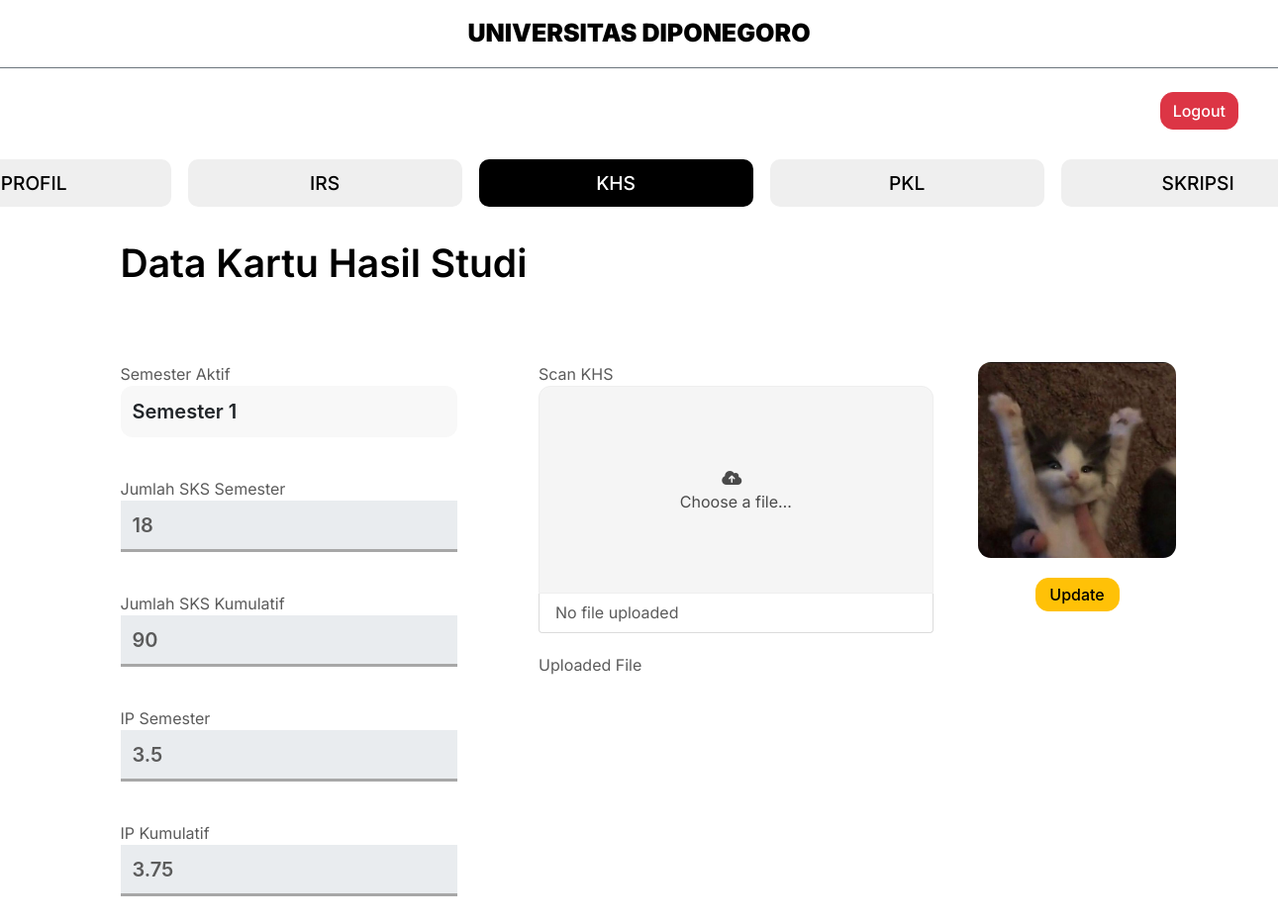
Before: /srs4.php (signed in) with the older database file.
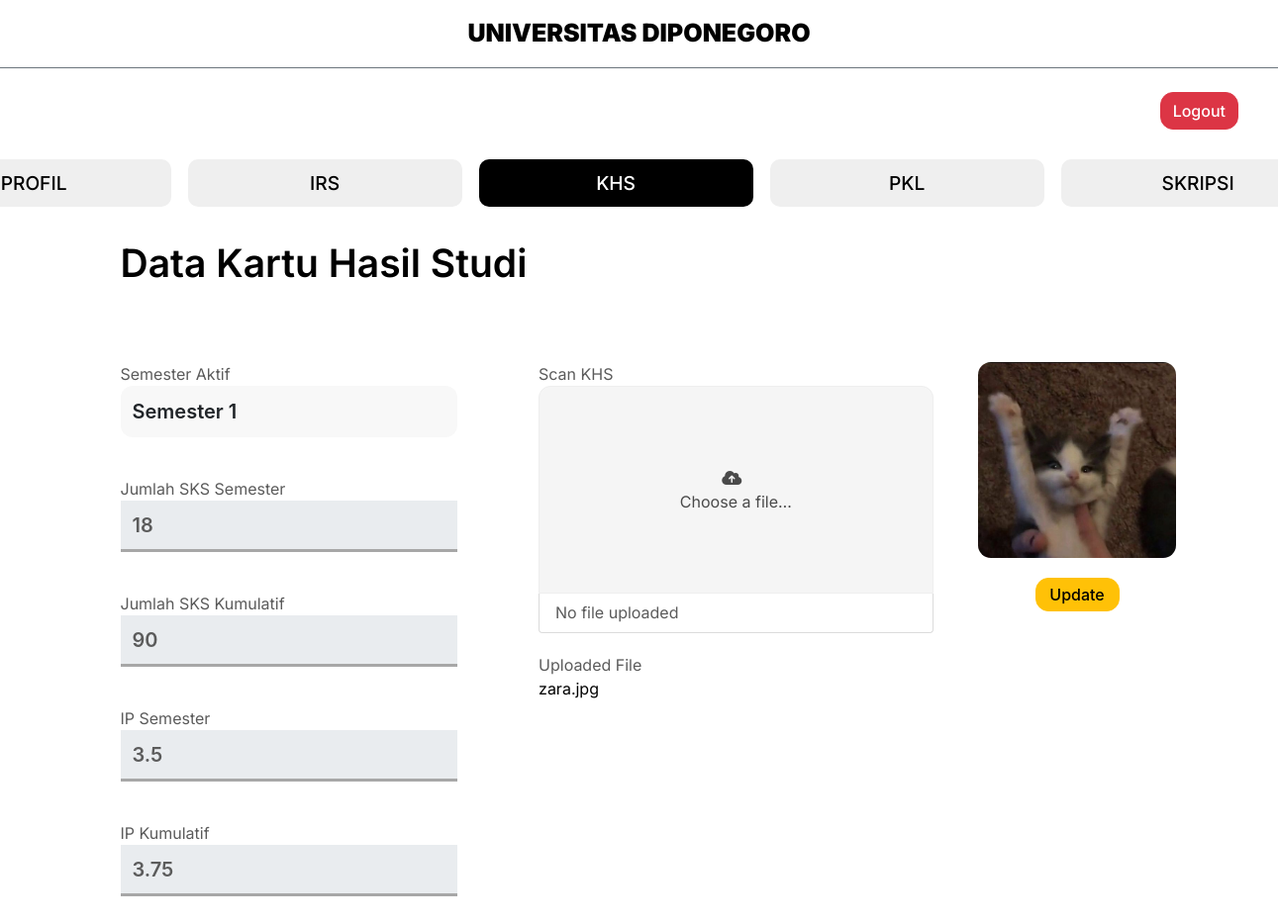
After: the same page with the newer database file.
### tables this page shows
CREATE TABLE `mahasiswa` (
  `nim` varchar(20) NOT NULL,
  `nama` varchar(50) NOT NULL,
  `email` varchar(50) NOT NULL,
  `status_mahasiswa` varchar(10) NOT NULL,
  `alamat` varchar(200) NOT NULL,
  `no_hp` varchar(15) NOT NULL,
  `angkatan` varchar(4) NOT NULL,
  `jalur_masuk` varchar(10) NOT NULL,
  `foto` varchar(100) NOT NULL,
  `ipk` int(5) NOT NULL,
  `email_dosenwali` varchar(100) NOT NULL,
  `email_dosenpkl` varchar(100) NOT NULL,
  `email_dosenskripsi` varchar(100) NOT NULL,
  `kelurahan_id` varchar(100) NOT NULL,
  `irs_id` varchar(20) NOT NULL,
  `khs_id` varchar(20) NOT NULL,
  `pkl_id` varchar(20) NOT NULL,
  `skripsi_id` varchar(20) NOT NULL
);

CREATE TABLE `irs` (
  `no_irs` int(11) NOT NULL,
  `irs_id` varchar(15) NOT NULL,
  `semester_aktif` int(11) NOT NULL,
  `jumlah_sks` int(11) NOT NULL,
  `berkas_irs` varchar(100) NOT NULL,
  `sks_kumulatif` int(11) NOT NULL,
  `ip_semester` float NOT NULL,
  `ip_kumulatif` int(11) NOT NULL,
  `berkas_khs` varchar(20) NOT NULL,
  `status_irs` varchar(15) NOT NULL
);

### srs4.php (the view, shortened to what the changed rows need)
<?php include'header_mhs.html';
require 'functions.php';
?>
<?php
    require_once('db_login.php');
    $query = "SELECT * FROM mahasiswa
                JOIN irs ON mahasiswa.irs_id = irs.irs_id WHERE email='$_SESSION[email]' AND semester_aktif = 1";
    $result = $db -> query($query);
    if (!$result){
        die ("Could not query the database: <br/>". $db->error ."<br>Query: ".$query);
    } else {
        while ($row = $result->fetch_object()) {
            $jumlah_sks = $row->jumlah_sks;
            $ip_semester = $row->ip_semester;
            $berkas_khs = $row->berkas_khs;
            $foto = $row->foto;
        }
    }
?>
<div class="container">
  <div class="batas">
    <h1>Data Kartu Hasil Studi</h1>
      <form action="" method="POST" onsubmit="return submitForm()" name="form" enctype="multipart/form-data">
      <div class="row khusus1 profile">
        <form method="POST" onsubmit="return submitForm()" name="form">
        <div class="col-5" style="padding-right: 70px;">
            <div class="form-group col">
                <div id="container_sks">
                    <input type="type" class="form-control" id="jumlah_sks" name="jumlah_sks" value="<?php echo $jumlah_sks; ?>"readonly>
                </div>
            </div>
            <div class="form-group col">
                <div id="container_ips">
                    <input type="type" class="form-control" id="ip_semester" name="ip_semester" value="<?php echo $ip_semester; ?>"readonly>
                </div>
            </div>
        </div>
        </form>
        <div class="col-5">
                    <div class="form-group col">
                        <label for="uploaded_file">Uploaded File</label>
                            <div id="uploaded_file">
                                <?= $berkas_khs ?>
                            </div>
                    </div>
                </div>
        <div class="col">
            <img src="img/<?php echo $foto ?>" class="rounded darwin " alt="" height="200px" width="200px">
            <div class="d-flex justify-content-center" style="margin-top:20px">
            <button class="btn btn-warning btn-sm" type="submit" name="submit"style="width: 35%;">Update</button>
            </div>
        </div>
    </div>
</div>

Changed rows visible on the page:
changed through a linked row, mahasiswa: irs.berkas_khs (not shown) → "zara.jpg"
